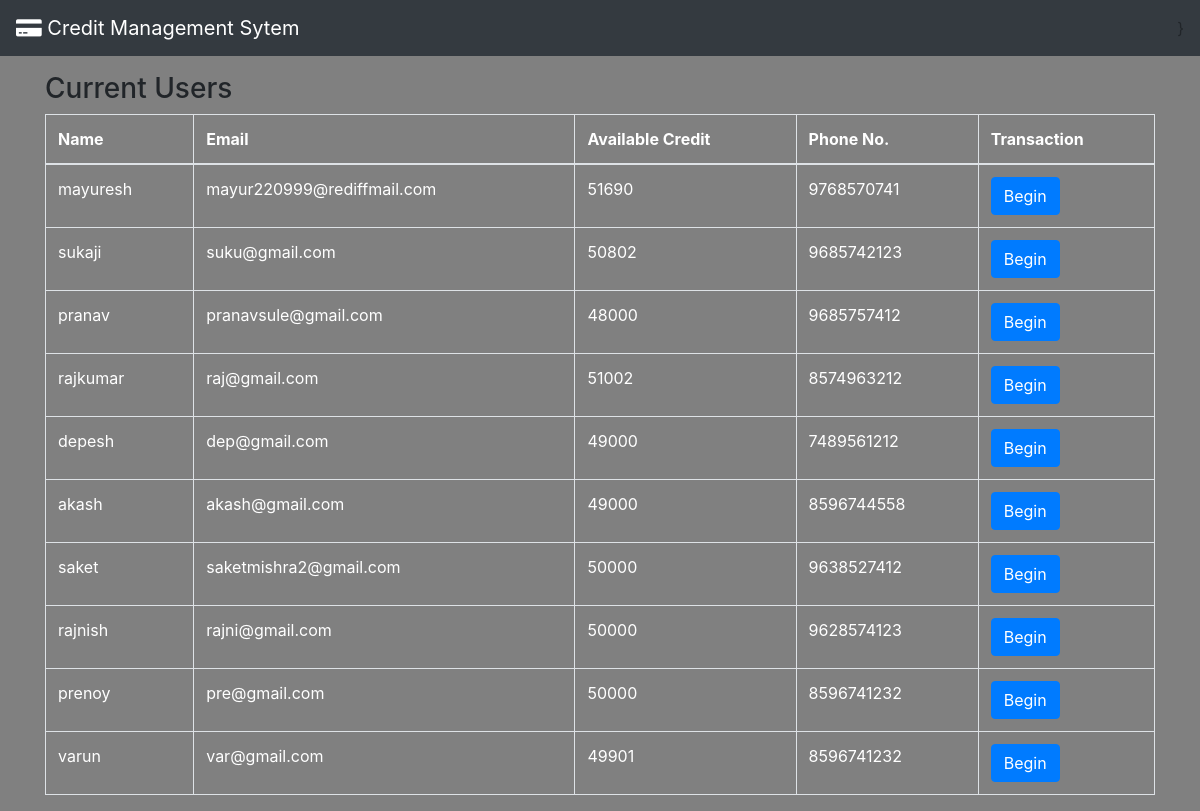
The page /credit/view/ on the database its author committed.
### credit/models.py (models this page shows)
class User(models.Model):
    name = models.CharField(max_length=20,default="")
    email = models.CharField(max_length=50, default="")
    current_credit = models.IntegerField(default=0)
    phone_no = models.IntegerField()
    date = models.DateField()
    def __str__(self):
        return self.email

### credit/views.py (the view)
# urls.py: path('view/',views.UserView, name='view'),
def UserView(request):
    user = User.objects.all()
    a=User.objects.get(name='mayuresh')
    b=a.current_credit
    c=User.objects.get(name="varun")
    d=c.current_credit
    e=(d-b)
    print(b)
    print(e)
    print(user)
    return render(request, 'view.html', {'user': user,'a':a,'b':b,'c':c,'d':d,'e':e})

### templates/view.html (shortened to what this page needs)
{% extends 'basic.html' %}
{% block body %}
    <div class="container my-3">
      <h3>Current Users</h3>
    <table class="table table-bordered" style="color: white;">
        <thead>
          <tr>
            <th scope="col">Name</th>
            <th scope="col">Email</th>
            <th scope="col">Available Credit</th>
            <th scope="col">Phone No.</th>
            <th scope="col">Transaction</th>
          </tr>
        </thead>
        <tbody>
        {% for user in user %}
          <tr>
            <td>{{user.name}}</td>
            <td>{{user.email}}</td>
            <td>{{user.current_credit}}</td>
            <td>{{user.phone_no}}</td>
            <td><button class="btn btn-primary"><a href="/credit/transaction/" style="color: white;">Begin</a></button></td>
          </tr>
        {% endfor %}
        </tbody>
      </table>
      </div>
    {% endblock %}

### templates/basic.html (shortened to what this page needs)
<!doctype html>
<html lang="en">
<head>
    <link rel="stylesheet" href="https://stackpath.bootstrapcdn.com/font-awesome/4.7.0/css/font-awesome.min.css"
>
    <link rel="stylesheet" href="https://stackpath.bootstrapcdn.com/bootstrap/4.5.2/css/bootstrap.min.css"
>
</head>
<body>
    <body style="background-color: grey;">
        <nav class="navbar navbar-dark bg-dark">
            <a class="navbar-brand" href="#">
                <i class="fa fa-credit-card-alt" aria-hidden="true"></i>
                Credit Management Sytem
            </a>
            }
        </nav>
    {% block body %}{% endblock %}
</body>
</html>

### rows shown on the page
User: name "mayuresh", email "mayur220999@rediffmail.com", current_credit "51690", phone_no "9768570741"
User: name "sukaji", email "suku@gmail.com", current_credit "50802", phone_no "9685742123"
User: name "pranav", email "pranavsule@gmail.com", current_credit "48000", phone_no "9685757412"
User: name "rajkumar", email "raj@gmail.com", current_credit "51002", phone_no "8574963212"
User: name "depesh", email "dep@gmail.com", current_credit "49000", phone_no "7489561212"
User: name "akash", email "akash@gmail.com", current_credit "49000", phone_no "8596744558"
User: name "saket", email "saketmishra2@gmail.com", current_credit "50000", phone_no "9638527412"
User: name "rajnish", email "rajni@gmail.com", current_credit "50000", phone_no "9628574123"
User: name "prenoy", email "pre@gmail.com", current_credit "50000", phone_no "8596741232"
User: name "varun", email "var@gmail.com", current_credit "49901", phone_no "8596741232"
